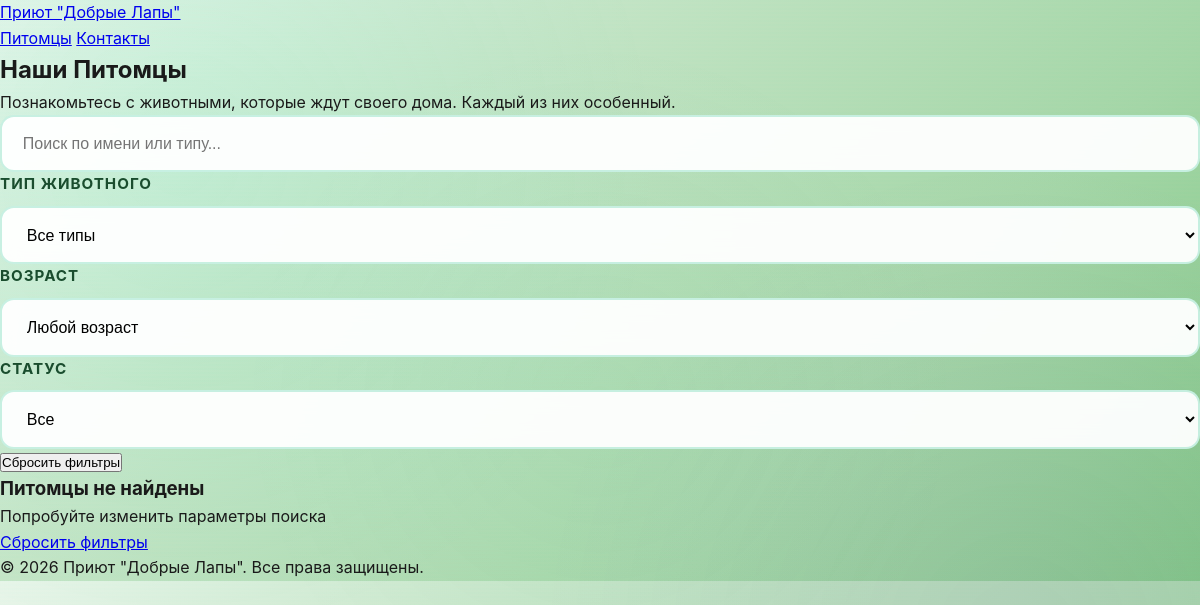
The app's page /, older data.
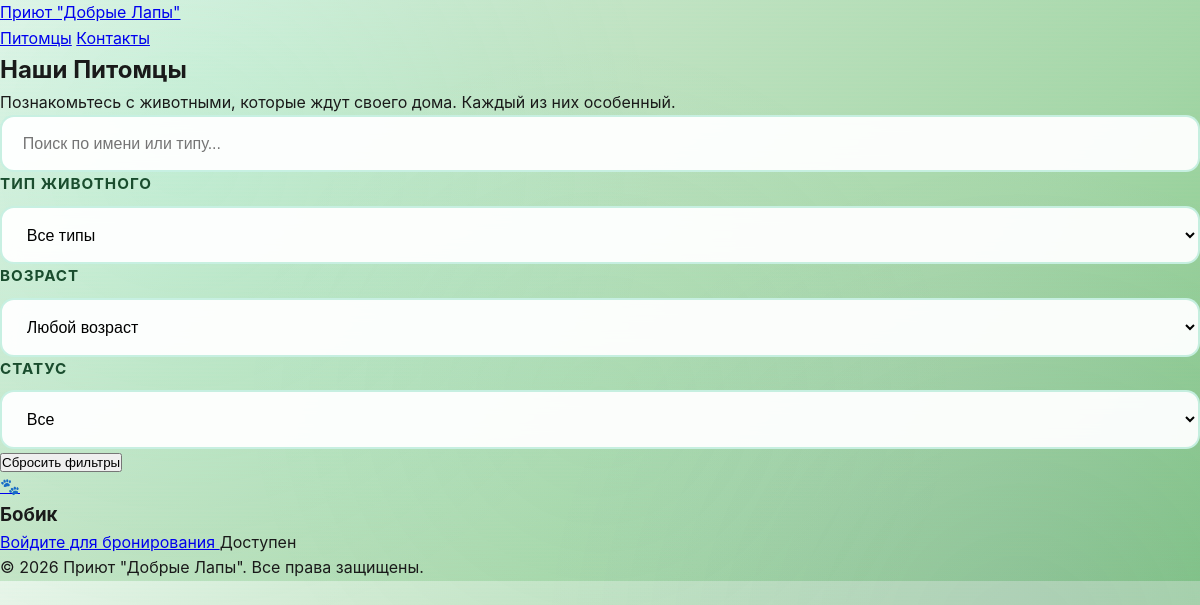
The same page, newer data.
### shelter/models.py (models this page shows)
class Animal(models.Model):
    STATUS = [('free','Свободен'),('booked','Забронирован')]
    name = models.CharField(max_length=100)
    type = models.CharField(max_length=50)
    age = models.IntegerField()
    status = models.CharField(max_length=10, choices=STATUS, default='free')
    @property
    def is_booked(self):
        return AdoptionRequest.objects.filter(animal=self, status='approved').exists()

### shelter/views.py (the view, shortened to what this page needs)
# urls.py: path('', include('shelter.urls')),  # главная страница — animals_list
def animals_list(request):
    animals = Animal.objects.all()
    return render(request, 'shelter/animals_list.html', {'animals': animals})

### shelter/templates/shelter/animals_list.html (shortened to what the changed rows need)
{% extends 'shelter/base.html' %}
{% load static %}
{% block content %}
<section class="container mx-auto px-4 py-12">
    <div class="text-center mb-12">
        <h1 class="text-4xl md:text-5xl font-bold mb-4">Наши Питомцы</h1>
    </div>
                {% url 'animals_list' as animals_url %}
    <div class="grid md:grid-cols-2 lg:grid-cols-3 xl:grid-cols-4 gap-6">
        {% for animal in animals %}
        <div class="bg-white rounded-2xl shadow-lg overflow-hidden">
            <a href="{% url 'animal_detail' animal.id %}">
                {% if animal.image %}
                <img src="{{ animal.image.url }}" alt="{{ animal.name }}" class="w-full h-48 object-cover">
                {% else %}
                <div class="flex items-center justify-center h-48 text-6xl">🐾</div>
                {% endif %}
            </a>
            <div class="p-4">
                <h3 class="font-bold text-xl mb-2">{{ animal.name }}</h3>
                {% if animal.is_booked %}
                    <button disabled class="mt-2 w-full bg-gray-400 text-white py-2 rounded">Забронирован</button>
                {% else %}
                    {% if user.is_authenticated %}
                        <button onclick="bookAppointment('{{ animal.id }}')" class="mt-2 w-full bg-purple-600 text-white py-2 rounded hover:bg-purple-700">
                            Забронировать встречу
                        </button>
                    {% else %}
                        <a href="{% url 'login' %}?next={% url 'animal_detail' animal.id %}" class="mt-2 w-full block bg-purple-600 text-white py-2 rounded text-center hover:bg-purple-700">
                            Войдите для бронирования
                        </a>
                    {% endif %}
                {% endif %}
                <span class="text-sm mt-2 {% if animal.status == 'free' %}text-green-600{% else %}text-yellow-600{% endif %}">
                    {% if animal.status == 'free' %}Доступен{% else %}Забронирован{% endif %}
                </span>
            </div>
        </div>
        {% empty %}
        <div class="col-span-full text-center py-12">
            <h3 class="text-2xl font-bold text-gray-700 mb-2">Питомцы не найдены</h3>
            <p class="text-gray-600 mb-6">Попробуйте изменить параметры поиска</p>
            <a href="{% url 'animals_list' %}" class="bg-purple-600 text-white py-2 px-4 rounded hover:bg-purple-700">Сбросить фильтры</a>
        </div>
        {% endfor %}
    </div>
</section>
{% endblock %}

Row changes from the older to the newer data that the page shows:
added Animal: name "Бобик", shows "Войдите для бронирования", status "Доступен"
Text that changed along with them:
text no longer shown: "Питомцы не найдены Попробуйте изменить параметры поиска Сбросить фильтры"
